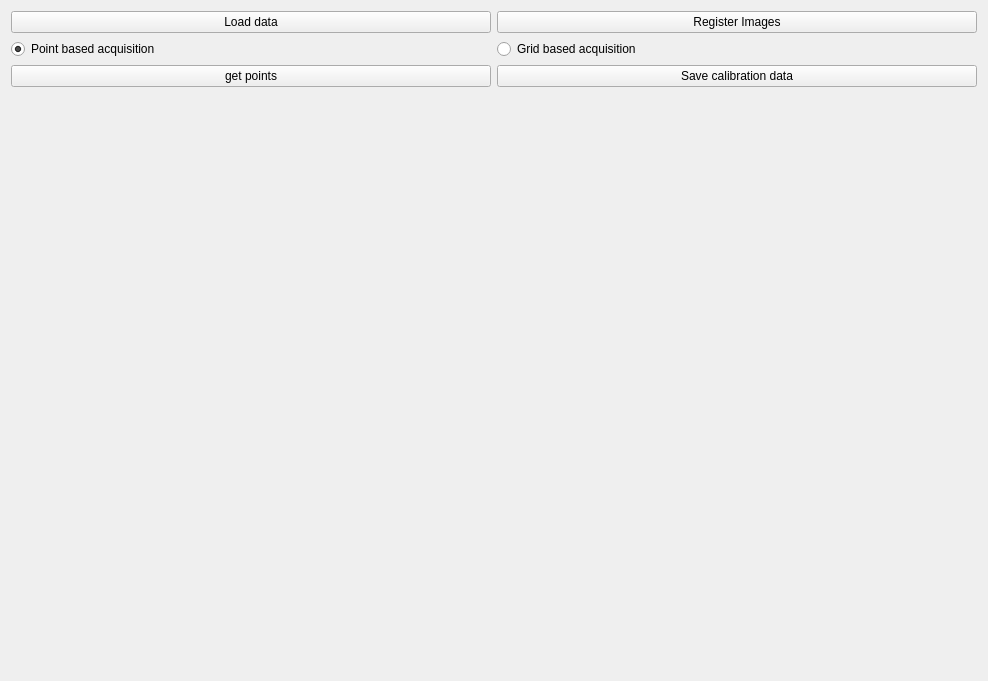
<?xml version="1.0" encoding="UTF-8"?>
<ui version="4.0">
    <class>GetCalPoints</class>
    <widget class="QWidget" name="GetCalPoints">
        <property name="geometry">
            <rect>
                <x>0</x>
                <y>0</y>
                <width>988</width>
                <height>681</height>
            </rect>
        </property>
        <property name="windowTitle">
            <string>Select calibration data acquisition mode</string>
        </property>
        <layout class="QGridLayout" name="gridLayout_2">
            <item row="5" column="2">
                <widget class="QWidget" name="film_od_widget" native="true"/>
            </item>
            <item row="5" column="1">
                <widget class="QWidget" name="reference_widget" native="true"/>
            </item>
            <item row="2" column="1">
                <widget class="QPushButton" name="load_data_button">
                    <property name="text">
                        <string>Load data</string>
                    </property>
                </widget>
            </item>
            <item row="4" column="1">
                <widget class="QPushButton" name="get_points_Button">
                    <property name="text">
                        <string>get points</string>
                    </property>
                </widget>
            </item>
            <item row="2" column="2">
                <widget class="QPushButton" name="register_button">
                    <property name="text">
                        <string>Register Images</string>
                    </property>
                </widget>
            </item>
            <item row="3" column="1">
                <widget class="QRadioButton" name="point_radio">
                    <property name="text">
                        <string>Point based acquisition</string>
                    </property>
                    <property name="checked">
                        <bool>true</bool>
                    </property>
                </widget>
            </item>
            <item row="3" column="2">
                <widget class="QRadioButton" name="grid_radio">
                    <property name="text">
                        <string>Grid based acquisition</string>
                    </property>
                    <property name="checked">
                        <bool>false</bool>
                    </property>
                </widget>
            </item>
            <item row="4" column="2">
                <widget class="QPushButton" name="save_button">
                    <property name="text">
                        <string>Save calibration data</string>
                    </property>
                </widget>
            </item>
            <item row="6" column="2">
                <widget class="QWidget" name="result_widget" native="true"/>
            </item>
            <item row="6" column="1">
                <widget class="QWidget" name="table_widget" native="true"/>
            </item>
        </layout>
    </widget>
    <resources/>
    <connections/>
</ui>
